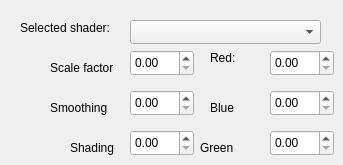
   <widget class="QWidget" name="Lab5">
    <attribute name="title">
     <string>Lab5</string>
    </attribute>
    <widget class="QLabel" name="label_22">
     <property name="geometry">
      <rect>
       <x>20</x>
       <y>20</y>
       <width>111</width>
       <height>16</height>
      </rect>
     </property>
     <property name="text">
      <string>Selected shader:</string>
     </property>
    </widget>
    <widget class="QComboBox" name="selecteShader">
     <property name="geometry">
      <rect>
       <x>130</x>
       <y>20</y>
       <width>191</width>
       <height>24</height>
      </rect>
     </property>
    </widget>
    <widget class="QDoubleSpinBox" name="scale">
     <property name="geometry">
      <rect>
       <x>130</x>
       <y>50</y>
       <width>64</width>
       <height>26</height>
      </rect>
     </property>
     <property name="maximum">
      <double>1.000000000000000</double>
     </property>
     <property name="singleStep">
      <double>0.050000000000000</double>
     </property>
    </widget>
    <widget class="QDoubleSpinBox" name="smoothing">
     <property name="geometry">
      <rect>
       <x>130</x>
       <y>90</y>
       <width>64</width>
       <height>26</height>
      </rect>
     </property>
     <property name="maximum">
      <double>1.000000000000000</double>
     </property>
     <property name="singleStep">
      <double>0.050000000000000</double>
     </property>
    </widget>
    <widget class="QDoubleSpinBox" name="shading">
     <property name="geometry">
      <rect>
       <x>130</x>
       <y>130</y>
       <width>64</width>
       <height>26</height>
      </rect>
     </property>
     <property name="maximum">
      <double>1.000000000000000</double>
     </property>
     <property name="singleStep">
      <double>0.050000000000000</double>
     </property>
    </widget>
    <widget class="QLabel" name="label_23">
     <property name="geometry">
      <rect>
       <x>50</x>
       <y>60</y>
       <width>71</width>
       <height>16</height>
      </rect>
     </property>
     <property name="text">
      <string>Scale factor</string>
     </property>
    </widget>
    <widget class="QLabel" name="label_24">
     <property name="geometry">
      <rect>
       <x>50</x>
       <y>100</y>
       <width>71</width>
       <height>16</height>
      </rect>
     </property>
     <property name="text">
      <string>Smoothing</string>
     </property>
    </widget>
    <widget class="QLabel" name="label_25">
     <property name="geometry">
      <rect>
       <x>70</x>
       <y>140</y>
       <width>61</width>
       <height>16</height>
      </rect>
     </property>
     <property name="text">
      <string>Shading</string>
     </property>
    </widget>
    <widget class="QDoubleSpinBox" name="red">
     <property name="geometry">
      <rect>
       <x>270</x>
       <y>50</y>
       <width>64</width>
       <height>26</height>
      </rect>
     </property>
     <property name="maximum">
      <double>1.000000000000000</double>
     </property>
     <property name="singleStep">
      <double>0.050000000000000</double>
     </property>
    </widget>
    <widget class="QDoubleSpinBox" name="blue">
     <property name="geometry">
      <rect>
       <x>270</x>
       <y>90</y>
       <width>64</width>
       <height>26</height>
      </rect>
     </property>
     <property name="maximum">
      <double>1.000000000000000</double>
     </property>
     <property name="singleStep">
      <double>0.050000000000000</double>
     </property>
    </widget>
    <widget class="QDoubleSpinBox" name="green">
     <property name="geometry">
      <rect>
       <x>270</x>
       <y>130</y>
       <width>64</width>
       <height>26</height>
      </rect>
     </property>
     <property name="maximum">
      <double>1.000000000000000</double>
     </property>
     <property name="singleStep">
      <double>0.050000000000000</double>
     </property>
    </widget>
    <widget class="QLabel" name="label_26">
     <property name="geometry">
      <rect>
       <x>210</x>
       <y>50</y>
       <width>71</width>
       <height>16</height>
      </rect>
     </property>
     <property name="text">
      <string>Red:</string>
     </property>
    </widget>
    <widget class="QLabel" name="label_27">
     <property name="geometry">
      <rect>
       <x>210</x>
       <y>100</y>
       <width>71</width>
       <height>16</height>
      </rect>
     </property>
     <property name="text">
      <string>Blue</string>
     </property>
    </widget>
    <widget class="QLabel" name="label_28">
     <property name="geometry">
      <rect>
       <x>200</x>
       <y>140</y>
       <width>61</width>
       <height>16</height>
      </rect>
     </property>
     <property name="text">
      <string>Green</string>
     </property>
    </widget>
   </widget>
